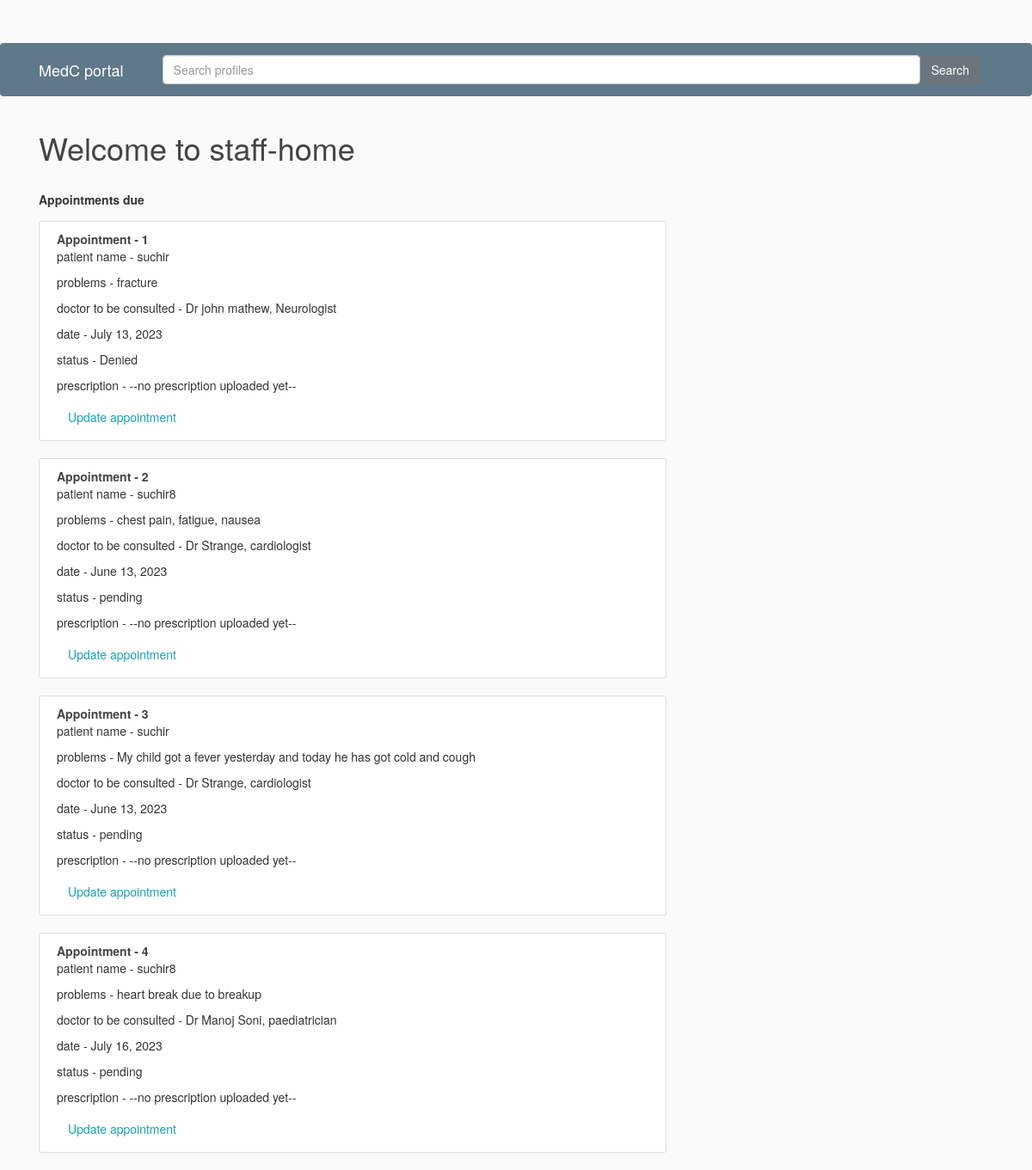
The app's page /staff_home/, older data.
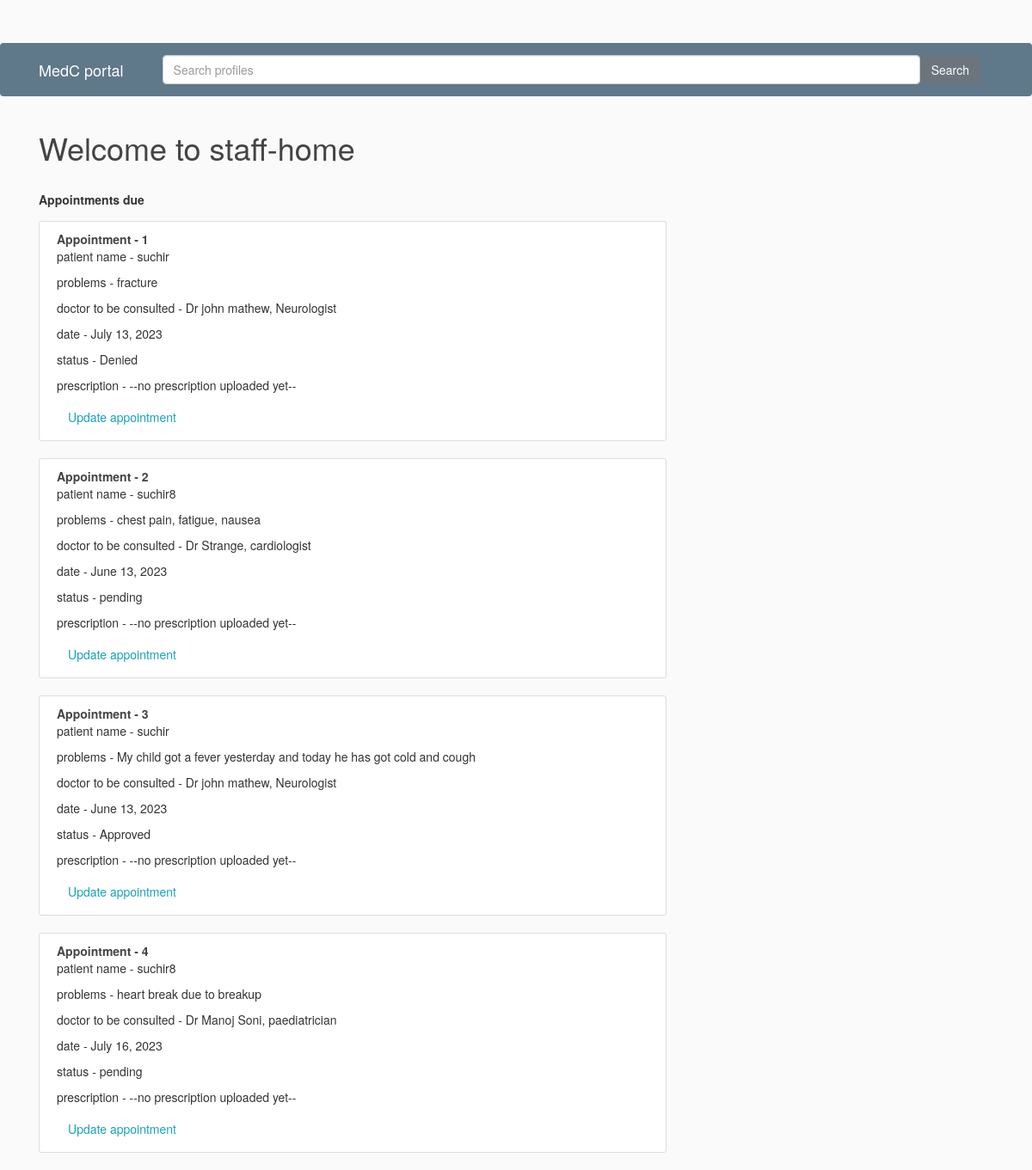
The same page, newer data.
### users/models.py (models this page shows, shortened)
class Appointment(models.Model):
    patient_name = models.ForeignKey(User, on_delete=models.CASCADE)
    problems = models.TextField()
    doctors_wanted = models.ForeignKey(Doctor, on_delete=models.CASCADE)
    CHOICES = (
        ('Approved', 'Approved'),
        ('Denied', 'Denied'),
    )
    status = models.CharField(max_length=50, default='pending',choices=CHOICES )
    date = models.DateField(null=True, default=None)
    prescription = models.TextField(default ='--no prescription uploaded yet--')

class User(AbstractUser):
    is_staff = models.BooleanField('Is staff', default=False)
    is_patient = models.BooleanField('Is patient', default=True)

class Doctor(models.Model):
    doctor_name = models.CharField(max_length=100)
    specialization = models.CharField(max_length=25)
    def __str__(self):
        return f'{self.doctor_name}, {self.specialization}'

### users/views.py (the view)
# urls.py: path('staff_home/', views.AppointmentListView.as_view(), name='staff-home'),
class AppointmentListView(ListView):
    model = Appointment
    template_name = 'users/staff_home.html'
    context_object_name = 'appointments'

### users/templates/users/staff_home.html
{% extends "users/base.html" %}
{% block content %}
    <h1> Welcome to staff-home </h1>
    <br>
    <b>Appointments due</b>
    {% for appointment in appointments %}
    <article class="media content-section">
       <div class="media-body">
           <b class="article-title">Appointment - {{ appointment.id }}</b>
           <p class="article-content" > patient name - {{ appointment.patient_name }}</p>
           <p class="article-content">problems - {{ appointment.problems }}</p>
           <p class="article-content">doctor to be consulted - {{ appointment.doctors_wanted }}</p>
           <p class="article-content">date - {{ appointment.date }}</p>
           <p class="article-content">status - {{ appointment.status }}</p>
           <p class="article-content">prescription - {{ appointment.prescription }}</p>
           <a class="btn btn-outline-info" href =  "{% url 'appointment-status' appointment.id %}">Update appointment</a>
       </div>
     </article>
   {% endfor %}
{% endblock content %}

### users/templates/users/base.html (shortened to what this page needs)
{% load static %}
<!DOCTYPE html>
<html lang="en">
<head>
    <link rel="stylesheet" href="https://cdn.jsdelivr.net/npm/bootstrap@4.3.1/dist/css/bootstrap.min.css">
    <link rel="stylesheet" href="https://maxcdn.bootstrapcdn.com/bootstrap/3.3.7/css/bootstrap.min.css" />
    <link rel="stylesheet" type="text/css" href="{% static 'users/main.css'%}">
</head>
<body>
    <header class="site-header">
      <nav class="navbar navbar-expand-md navbar-dark bg-steel fixed-top">
        <div class="container">
          <a class="navbar-brand mr-4" href="#">MedC portal</a>
          <div class="collapse navbar-collapse" id="navbarToggle">
              <form class="d-flex" method=GET action="{% url 'profile-search' %}">
                  <input class="form-control me-2" type="text" placeholder="Search profiles" aria-label="Search" name="query">
                  <button class="btn btn-secondary" type="submit">Search</button>
              </form>
          </div>
        </div>
      </nav>
    </header>
    <main role="main" class="container">
      <div class="row">
        <div class="col-md-8">
          {% block content %}{% endblock %}
        </div>
          </div>
    </main>
</body>
</html>

### users/static/users/main.css (style rules this page uses)
body { background: #fafafa; color: #333333; margin-top: 5rem; }
h1, h2, h3, h4, h5, h6 { color: #444444; }
.bg-steel { background-color: #5f788a; }
.content-section { background: #ffffff; padding: 10px 20px; border: 1px solid #dddddd; border-radius: 3px; margin-bottom: 20px; }
.article-title { color: #444444; }
.article-content { white-space: pre-line; }

Row changes from the older to the newer data that the page shows:
changed Appointment "My child got a fever yesterday and today he has got cold and cough": doctors_wanted "Dr Strange, cardiologist" → "Dr john mathew, Neurologist"; status "pending" → "Approved"
